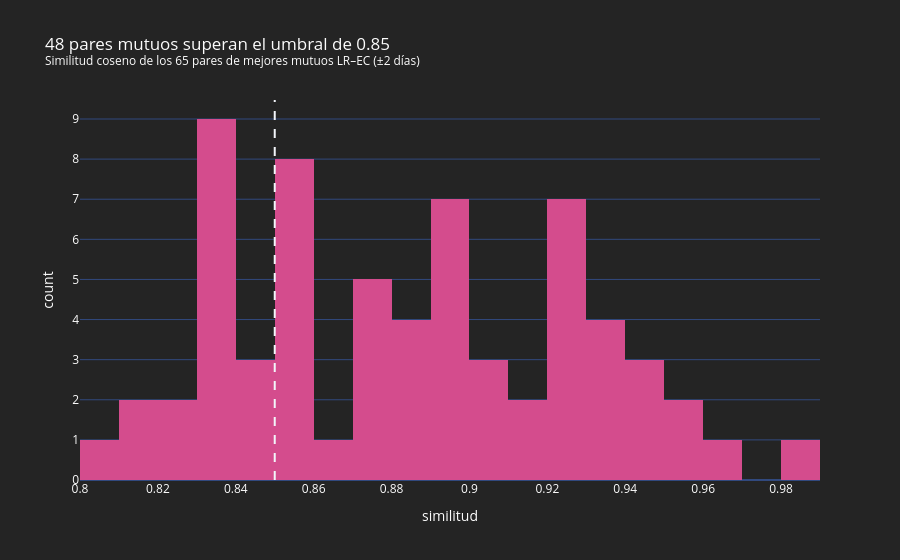

The notebook cell saved with this chart:
### Markdown cell above
## 3. Sesgo comparativo: la misma noticia en dos diarios

**Emparejamiento automático.** Para cada noticia de La República se busca la noticia de El Comercio más parecida
(coseno de embeddings) publicada con ±2 días de diferencia. Un par se acepta como candidato solo si es
**mejor mutuo**: la nota de El Comercio también tiene a esa nota de La República como la más parecida.

**Confirmación humana.** La similitud alta no garantiza que sea el mismo hecho (dos partidos distintos del mismo
torneo se parecen mucho). Por eso cada candidato se revisa a mano en `datos/pares_revision.csv`, marcando la
columna `misma_noticia` con `si` o `no`.

### Code cell
UMBRAL = 0.85
MAX_CANDIDATOS = 30

lr = df[df["medio"] == "La Republica"].reset_index()
ec = df[df["medio"] == "El Comercio"].reset_index()
sim = E[lr["index"]] @ E[ec["index"]].T
dias = np.abs((lr["fecha_dt"].to_numpy()[:, None] - ec["fecha_dt"].to_numpy()[None, :]) / np.timedelta64(1, "D"))
sim = np.where(dias <= 2, sim, -1.0)

mejor_ec, mejor_lr = sim.argmax(axis=1), sim.argmax(axis=0)
mutuos = pd.DataFrame([{"i_lr": i, "i_ec": j, "similitud": sim[i, j]}
                       for i, j in enumerate(mejor_ec) if mejor_lr[j] == i and sim[i, j] > 0])
fig = px.histogram(mutuos, x="similitud", nbins=30,
                   title=(f"{(mutuos['similitud'] >= UMBRAL).sum()} pares mutuos superan el umbral de {UMBRAL}"
                          f"<br><sup>Similitud coseno de los {len(mutuos)} pares de mejores mutuos LR–EC (±2 días)</sup>"))
fig.add_vline(x=UMBRAL, line_dash="dash")
fig.show()

candidatos = mutuos[mutuos["similitud"] >= UMBRAL].nlargest(MAX_CANDIDATOS, "similitud").reset_index(drop=True)
candidatos["id"] = candidatos.index + 1
candidatos["url_lr"] = lr.loc[candidatos["i_lr"], "url"].to_numpy()
candidatos["url_ec"] = ec.loc[candidatos["i_ec"], "url"].to_numpy()
candidatos["titular_lr"] = lr.loc[candidatos["i_lr"], "titular"].to_numpy()
candidatos["titular_ec"] = ec.loc[candidatos["i_ec"], "titular"].to_numpy()
print(f"Candidatos a revisar: {len(candidatos)}")

### Figure 1 — Plotly figure (JSON) as saved in the notebook; plotly's stock layout.template omitted (floating-point values rounded to 4 significant figures)
{"data": [{"bingroup": "x", "hovertemplate": "similitud=%{x}<br>count=%{y}<extra></extra>", "legendgroup": "", "marker": {"color": "#d44c8d", "pattern": {"shape": ""}}, "name": "", "nbinsx": 30, "orientation": "v", "showlegend": false, "type": "histogram", "x": [0.8417, 0.8296, 0.8329, 0.8321, 0.8381, 0.835, 0.843, 0.8247, 0.8306, 0.8107, 0.8974, 0.8352, 0.8509, 0.8395, 0.8101, 0.9371, 0.8945, 0.9685, 0.8832, 0.94, 0.952, 0.9364, 0.8599, 0.8999, 0.8938, 0.8697, 0.9125, 0.8769, 0.9343, 0.8549, 0.9858, 0.8707, 0.8598, 0.8596, 0.8588, 0.8767, 0.8591, 0.8533, 0.9454, 0.921, 0.8333, 0.8897, 0.8077, 0.8816, 0.9299, 0.9291, 0.9289, 0.8495, 0.9543, 0.9077, 0.903, 0.9231, 0.8968, 0.8759, 0.9348, 0.8338, 0.9426, 0.9058, 0.8932, 0.9273, 0.8977, 0.8865, 0.8715, 0.9141, 0.9296], "xaxis": "x", "yaxis": "y"}], "layout": {"barmode": "relative", "legend": {"tracegroupgap": 0}, "shapes": [{"line": {"dash": "dash"}, "type": "line", "x0": 0.85, "x1": 0.85, "xref": "x", "y0": 0, "y1": 1, "yref": "y domain"}], "title": {"text": "48 pares mutuos superan el umbral de 0.85<br><sup>Similitud coseno de los 65 pares de mejores mutuos LR–EC (±2 días)</sup>"}, "xaxis": {"anchor": "y", "domain": [0.0, 1.0], "title": {"text": "similitud"}}, "yaxis": {"anchor": "x", "domain": [0.0, 1.0], "title": {"text": "count"}}}}
